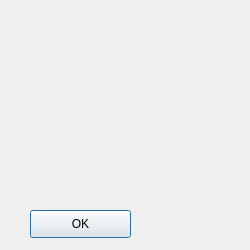
<?xml version="1.0" encoding="UTF-8"?>
<ui version="4.0">
 <class>MessageBox</class>
 <widget class="QDialog" name="MessageBox">
  <property name="enabled">
   <bool>true</bool>
  </property>
  <property name="geometry">
   <rect>
    <x>0</x>
    <y>0</y>
    <width>250</width>
    <height>250</height>
   </rect>
  </property>
  <property name="windowTitle">
   <string>Message Box</string>
  </property>
  <widget class="QPushButton" name="okButton">
   <property name="geometry">
    <rect>
     <x>30</x>
     <y>210</y>
     <width>101</width>
     <height>28</height>
    </rect>
   </property>
   <property name="text">
    <string>OK</string>
   </property>
  </widget>
  <widget class="QLabel" name="msgLabel">
   <property name="geometry">
    <rect>
     <x>44</x>
     <y>25</y>
     <width>401</width>
     <height>121</height>
    </rect>
   </property>
   <property name="text">
    <string/>
   </property>
  </widget>
 </widget>
 <resources/>
 <connections/>
</ui>
